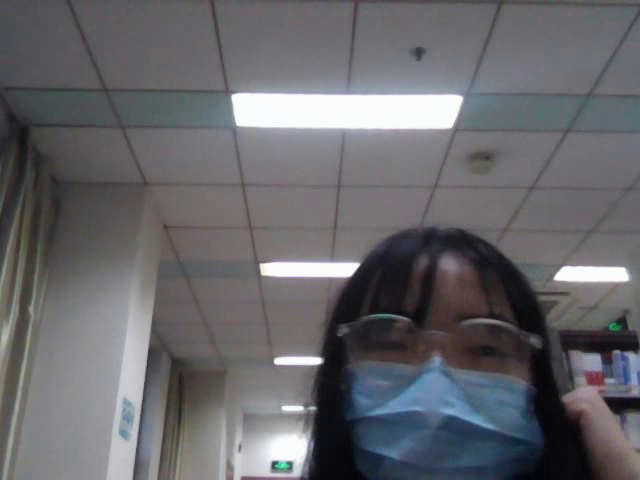
#> input picture frame 8 of output.avi, 640 x 480 px, given in place of the camera
$ python click_num_video_before.py
#> lines starting #> are read from the running program, lines starting #| are printed output that depends on the picture; after the words box and inside, x2 and y2 are one past the last pixel; in counts of white or black regions, pixels touching at a corner belong together
import cv2
import numpy as np


n = 20                  # 手动设置照片编号
subject = 'Chen'        # 填入你的编号
width = 1300            # 指定窗口宽度
height = 720            # 指定窗口高度
RADIUS_MAX = 25         # 圆点最大半径

# 保存数据
# [49 lines left out: functions SaveData, mouse_callback, not called in this run]


if __name__ == '__main__':
    # 初始化窗口
    print("Let's start!")
    cap = cv2.VideoCapture(0)
    fourcc = cv2.VideoWriter_fourcc(*'XVID')
    out = cv2.VideoWriter('output.avi', fourcc, 30.0, (640, 480))
    cv2.namedWindow('Screen')  # 创建窗口
    cv2.setMouseCallback('Screen', mouse_callback)  # 将回调函数绑定到窗口
    event_begin = 1  # 保证连续两次鼠标触发事件不会出错

    # 初始化图像
    img = np.ones((height, width, 3), dtype = np.uint8) * 255  # 创建白色的图像
    F = -1
    speed = 0
    count = 0
    disappear = 0
    X = np.random.randint(0, width)  # 生成随机坐标
    Y = np.random.randint(0, height)
    radius = RADIUS_MAX  # 圆点半径
    cv2.circle(img, (X, Y), radius, (0, 0, 255), -1)
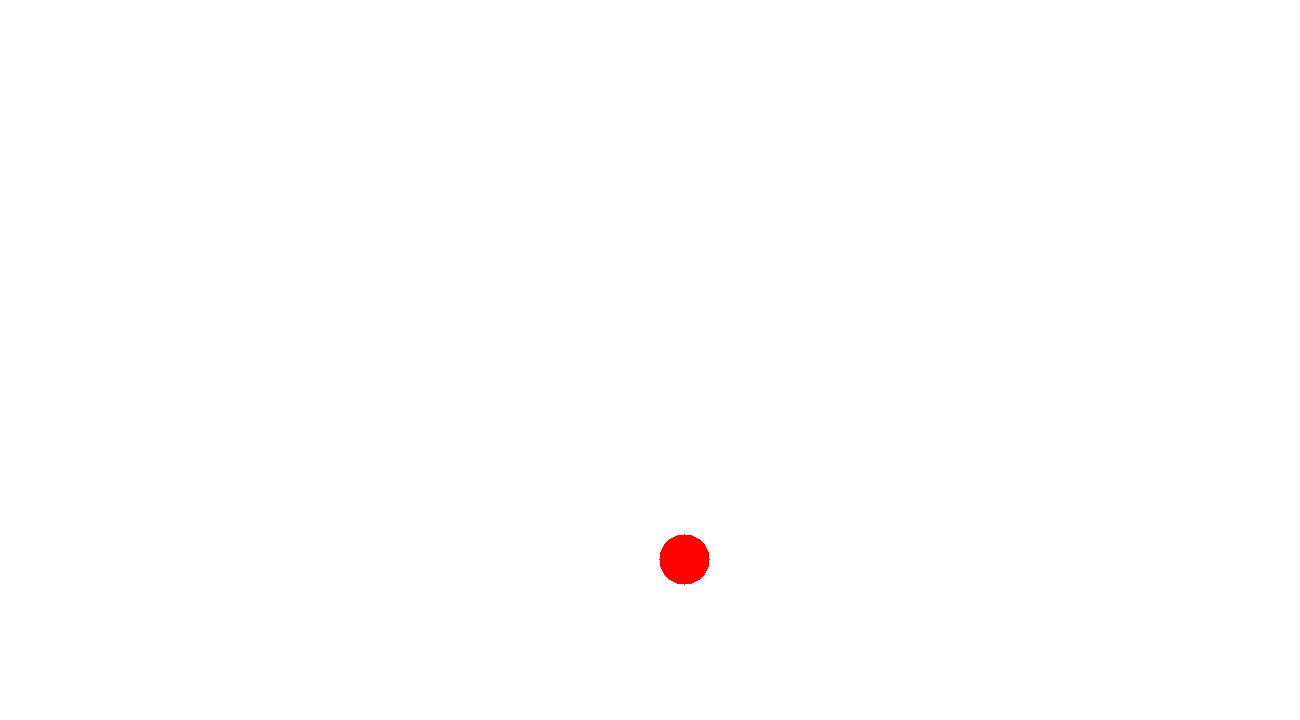
#> img: shape (720, 1300, 3); mean of channels 0, 1, 2 254.5, 254.5, 255; drawn as B, G, R
    cv2.circle(img, (X, Y), 5, (0, 0, 0), -1)
#> img: shape (720, 1300, 3); 0.01% of pixels changed, all inside (x1, y1, x2, y2) = (679, 554, 690, 565)
    cv2.imshow('Screen', img)  # 显示图像

    while True:
        count += 1
        ret, frame = cap.read()
#> frame is the input picture: shape (480, 640, 3); mean B, G, R 106.9, 102.9, 103.3
        out.write(frame)
        # cv2.imshow("Capture", frame)

        # 圆点变化
        speed = speed + 1
        disappear = disappear + 1
        if radius > 5:   # 圆点变小
            if speed == 1:
                radius = radius + F
                cv2.circle(img, (X, Y), RADIUS_MAX, (255, 255, 255), -1)
#> img: shape (720, 1300, 3); every value is 255
                cv2.circle(img, (X, Y), radius, (0, 0, 255), -1)
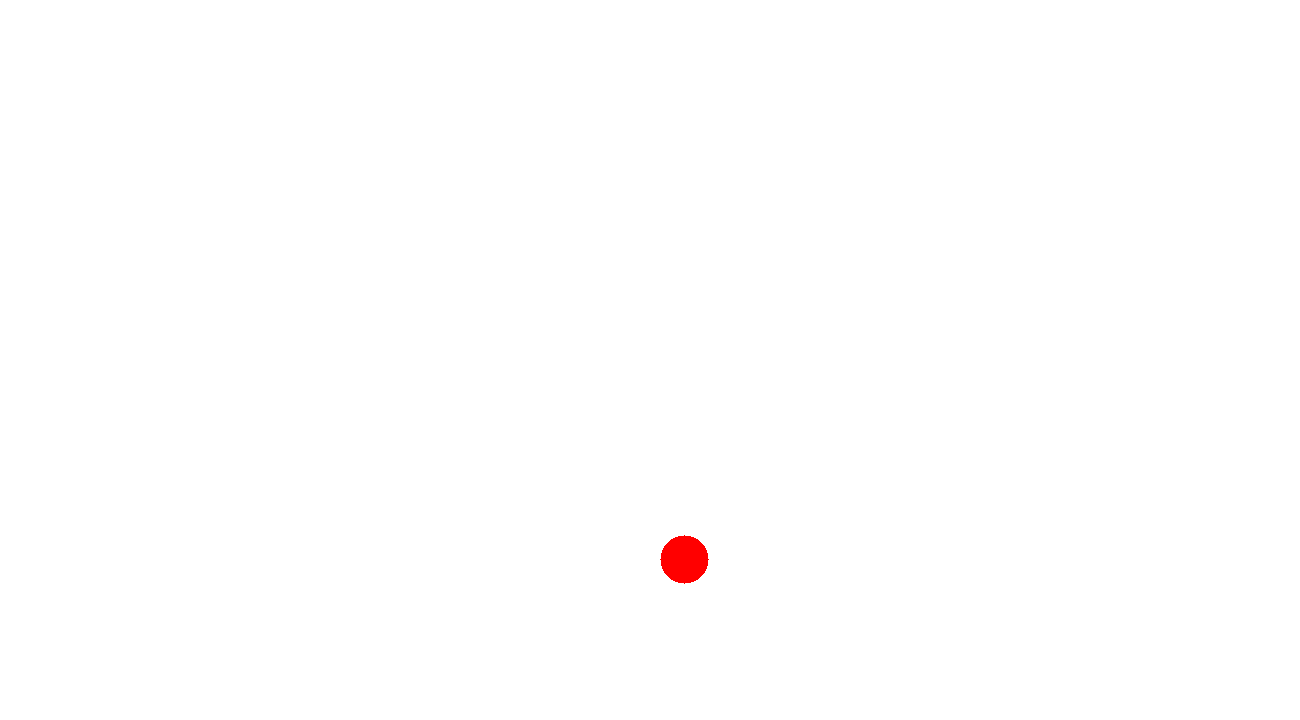
#> img: shape (720, 1300, 3); mean of channels 0, 1, 2 254.5, 254.5, 255; drawn as B, G, R
                cv2.circle(img, (X, Y), 5, (0, 0, 0), -1)
                cv2.imshow('Screen', img)
                speed = 0
                if radius == 5 or radius == RADIUS_MAX:   # 圆点变小
                    F = F * -1
                    radius = radius + F
        if disappear > 10:   # 停留时间过长圆点会更新
            event_begin = 1
            F = -1
            speed = 0
            disappear = 0
            cv2.circle(img, (X, Y), RADIUS_MAX, (255, 255, 255), -1)
            X = np.random.randint(0, width)  # 生成随机坐标
            Y = np.random.randint(0, height)
            radius = RADIUS_MAX  # 圆点半径
            cv2.circle(img, (X, Y), radius, (0, 0, 255), -1)
            cv2.circle(img, (X, Y), 5, (0, 0, 0), -1)
            cv2.imshow('Screen', img)

        k = cv2.waitKey(1) & 0xFF
#> (key Esc is pressed here)
        if k == ord(' '):  # 按’空格‘退出
            break
        # elif cv2.getWindowProperty('Capture', 0) == -1:  # 使窗口可以正常关闭
        #     break

    cap.release()
    out.release()
    cv2.destroyAllWindows()
